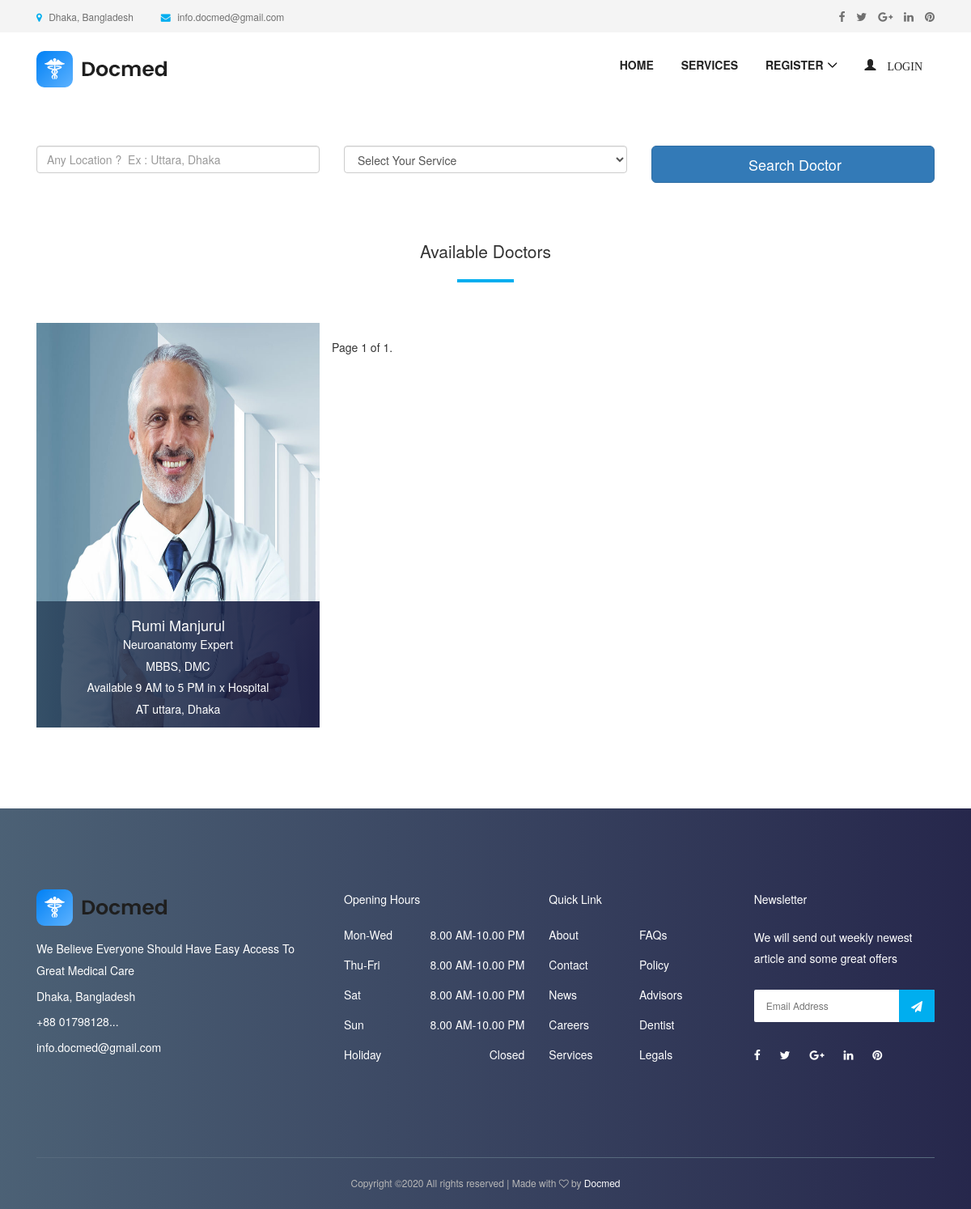
Before: / with the older database file.
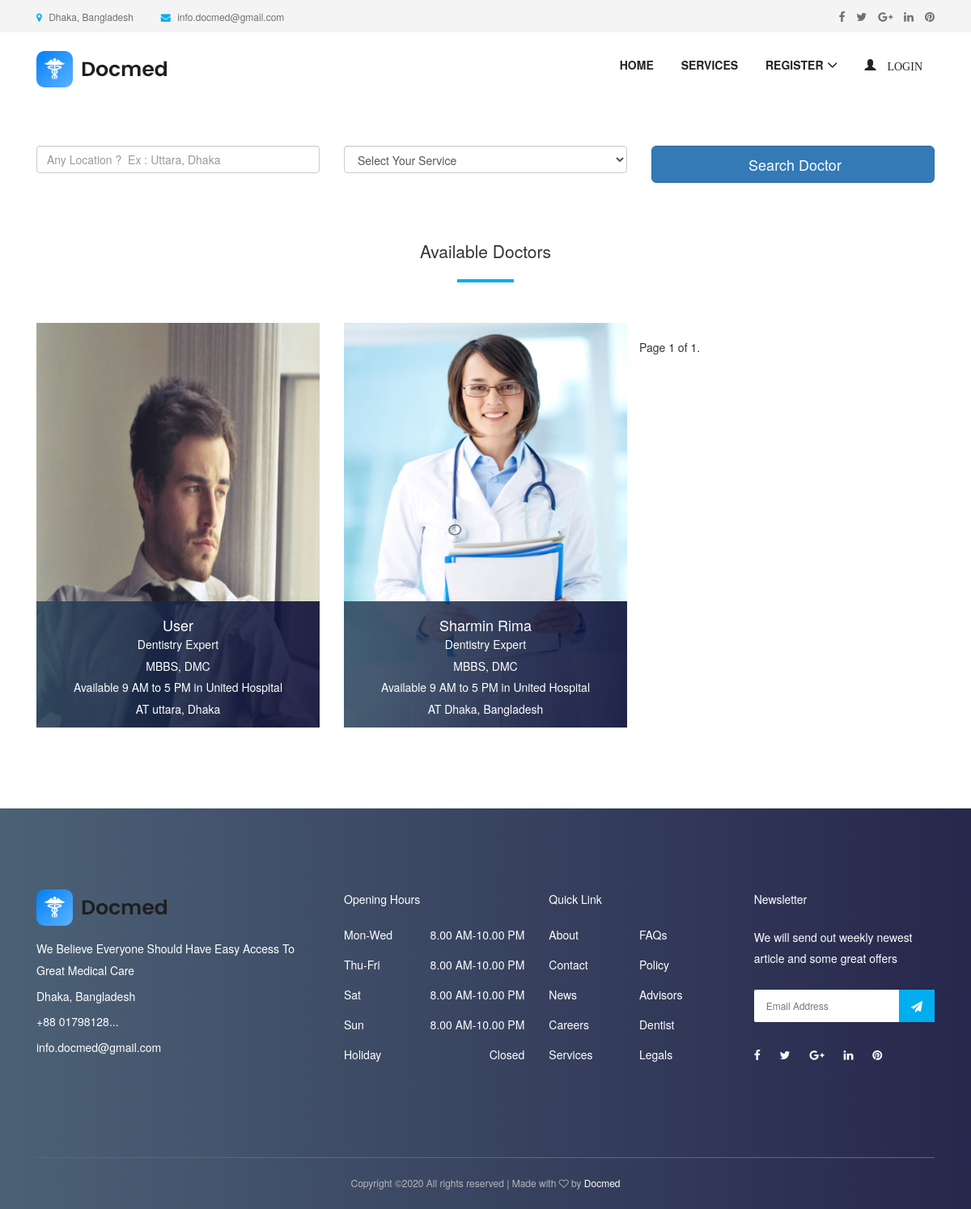
After: the same page with the newer database file.
### appointment/models.py (models this page shows, shortened)
class Appointment(models.Model):
    user = models.ForeignKey(User, on_delete=models.CASCADE)
    full_name = models.CharField(max_length=100)
    image = models.ImageField(null=True, blank=True)
    location = models.CharField(max_length=100)
    start_time = models.CharField(max_length=10)
    end_time = models.CharField(max_length=10)
    qualification_name = models.CharField(max_length=100)
    institute_name = models.CharField(max_length=100)
    hospital_name = models.CharField(max_length=100)
    department = models.CharField(choices=department, max_length=100)
    created_at = models.DateTimeField(default=timezone.now)

### appointment/views.py (the view)
# urls.py: path('', HomePageView.as_view(), name='home'),
class HomePageView(ListView):
    paginate_by = 9
    model = Appointment
    context_object_name = 'home'
    template_name = "home.html"
    def get_queryset(self):
        return self.model.objects.all().order_by('-id')

### templates/home.html (shortened to what this page needs)
{% extends 'base.html' %}
{% load static %}
{% block content %}
    <section class="dentist-area section-padding-50-0">
        <div class="container">
<form id="job-main-form" method="get" action="{% url 'appointment:search' %}" class="search-doctor-form">
                    <div class="row mb-5">
                        <div class="col-12 col-sm-6 col-md-6 col-lg-4 mb-4 mb-lg-0">
                            <input type="text" id="location" name="location"
                                   class="form-control form-control-lg" placeholder="Any Location ?  Ex : Uttara, Dhaka">
                        </div>
                        <div class="col-12 col-sm-6 col-md-6 col-lg-4 mb-4 mb-lg-0">
                            <select id="department" name="department"  class="form-control" >
                                <option style="display: none;" >Select Your Service</option>
                            </select>
                        </div>
                        <div class="col-12 col-sm-6 col-md-6 col-lg-4 mb-4 mb-lg-0">
                            <button type="submit" class="btn btn-primary btn-lg btn-block text-black btn-search">Search Doctor
                            </button>
                        </div>
                    </div>
                </form>
            <div class="row">
                <div class="col-12">
                    <div class="section-heading text-center">
                        <h3 class="lead">Available Doctors </h3>
                        <div class="line"></div>
                    </div>
                </div>
            </div>
            <div class="row">
                {% for apt in home %}
                    <div class="col-12 col-sm-6 col-md-4">
                        <div class="single-dentist-area mb-100">
                            <img style="height: 500px; width: 600px" src="{{ apt.image.url }}" alt="">
                            <div class="dentist-content">
                                <div class="dentist-info bg-gradient-overlay">
                                    {% if request.user.is_authenticated and request.user.role == 'patient' %}
                                        <h5>{{ apt.full_name }}</h5>
                                        <p>{{ apt.department }} Expert</p>
                                        <p>{{ apt.qualification_name }}, {{ apt.institute_name }}</p>
                                        <p>Available {{ apt.start_time }} to {{ apt.end_time }}
                                            in {{ apt.hospital_name }}</p>
                                        <p>
                                            AT {{ apt.location }} <i class="fa fa-th"></i>
                                            <a href="{% url 'appointment:take-appointment' apt.id %}"> Take
                                                Appointment</a>
                                        </p>
                                        {% else %}
                                         <h5>{{ apt.full_name }}</h5>
                                        <p>{{ apt.department }} Expert</p>
                                        <p>{{ apt.qualification_name }}, {{ apt.institute_name }}</p>
                                        <p>Available {{ apt.start_time }} to {{ apt.end_time }}
                                            in {{ apt.hospital_name }}</p>
                                        <p>
                                            AT {{ apt.location }} </p>
                                    {% endif %}
                                </div>
                            </div>
                        </div>
                    </div>
                {% endfor %}
                <div class="pagination">
    <span class="step-links">
        <span class="current">
            Page {{ page_obj.number }} of {{ page_obj.paginator.num_pages }}.
        </span>
    </span>
                </div>
            </div>
        </div>
    </section>
{% endblock %}

### templates/base.html (shortened to what this page needs)
{% load static %}
<!DOCTYPE html>
<html lang="en">
<head>
  <link rel="stylesheet" href="{% static 'style.css' %}">
<link rel="stylesheet" href="https://maxcdn.bootstrapcdn.com/bootstrap/3.3.7/css/bootstrap.min.css">
</head>
<body>
   {% include 'nav.html' %}
      {% block content %}
  {% endblock  %}
  <footer class="footer-area bg-img bg-gradient-overlay">
    <div class="container">
      <div class="row">
        <div class="col-12 col-sm-6 col-lg-4">
          <div class="single-footer-widget">
            <a href="./index.html" class="d-block mb-4"><img src="{% static 'img/logo1.png' %}" alt=""></a>
            <div class="footer-contact">
                 <p> We Believe Everyone Should Have Easy Access To Great Medical Care</p>
              <p> Dhaka, Bangladesh</p>
              <p> +88 01798128...</p>
              <p> info.docmed@gmail.com</p>
            </div>
          </div>
        </div>
        <div class="col-12 col-sm-6 col-lg">
          <div class="single-footer-widget">
            <h5 class="widget-title">Opening Hours</h5>
            <ul class="opening-hours">
              <li><span>Mon-Wed</span> <span>8.00 AM-10.00 PM</span></li>
              <li><span>Thu-Fri</span> <span>8.00 AM-10.00 PM</span></li>
              <li><span>Sat</span> <span>8.00 AM-10.00 PM</span></li>
              <li><span>Sun</span> <span>8.00 AM-10.00 PM</span></li>
              <li><span>Holiday</span> <span>Closed</span></li>
            </ul>
          </div>
        </div>
        <div class="col-12 col-sm-6 col-lg">
          <div class="single-footer-widget">
            <h5 class="widget-title">Quick Link</h5>
            <nav>
              <ul class="quick-links">
                <li><a href="#">About</a></li>
                <li><a href="#">FAQs</a></li>
                <li><a href="#">Contact</a></li>
                <li><a href="#">Policy</a></li>
                <li><a href="#">News</a></li>
                <li><a href="#">Advisors</a></li>
                <li><a href="#">Careers</a></li>
                <li><a href="#">Dentist</a></li>
                <li><a href="#">Services</a></li>
                <li><a href="#">Legals</a></li>
              </ul>
            </nav>
          </div>
        </div>
        <div class="col-12 col-sm-6 col-lg">
          <div class="single-footer-widget">
            <h5 class="widget-title">Newsletter</h5>
            <p>We will send out weekly newest article and some great offers</p>
            <div class="footer-newsletter-form">
              <form action="#" method="post">
                <input type="email" name="nl-email" value="" placeholder="Email Address">
                <button type="submit"><i class="fa fa-paper-plane" aria-hidden="true"></i></button>
              </form>
            </div>
            <div class="footer-social-info">
              <a href="#" data-toggle="tooltip" data-placement="top" title="Facebook"><i class="fa fa-facebook"></i></a>
              <a href="#" data-toggle="tooltip" data-placement="top" title="Twitter"><i class="fa fa-twitter"></i></a>
              <a href="#" data-toggle="tooltip" data-placement="top" title="Google Plus"><i class="fa fa-google-plus"></i></a>
              <a href="#" data-toggle="tooltip" data-placement="top" title="Linkedin"><i class="fa fa-linkedin"></i></a>
              <a href="#" data-toggle="tooltip" data-placement="top" title="Pinterest"><i class="fa fa-pinterest"></i></a>
            </div>
          </div>
        </div>
      </div>
    </div>
    <div class="container">
      <div class="row">
        <div class="col-12">
          <div class="copywrite-content">
            <p>
Copyright &copy;<script>document.write(new Date().getFullYear());</script> All rights reserved | Made with <i class="fa fa-heart-o" aria-hidden="true"></i> by <a href="https://docmed.com" target="_blank">Docmed</a>
</p>
          </div>
        </div>
      </div>
    </div>
  </footer>
</body>
</html>

### templates/nav.html (shortened to what this page needs)
{% load static %}
<header class="header-area">
    <div class="top-header-area">
        <div class="container h-100">
            <div class="row h-100 align-items-center">
                <div class="col-6 col-md-9 col-lg-8">
                    <div class="top-header-content">
                        <a href="#" data-toggle="tooltip" data-placement="bottom" title="Dhaka, Bangladesh"><i
                                class="fa fa-map-marker"></i> <span>Dhaka, Bangladesh</span></a>
                        <a href="#" data-toggle="tooltip" data-placement="bottom" title="info.docmed@gmail.com"><i
                                class="fa fa-envelope"></i> <span>info.docmed@gmail.com</span></a>
                    </div>
                </div>
                <div class="col-6 col-md-3 col-lg-4">
                    <div class="top-header-social-info text-right">
                        <a href="#" data-toggle="tooltip" data-placement="bottom" title="Facebook"><i
                                class="fa fa-facebook"></i></a>
                        <a href="#" data-toggle="tooltip" data-placement="bottom" title="Twitter"><i
                                class="fa fa-twitter"></i></a>
                        <a href="#" data-toggle="tooltip" data-placement="bottom" title="Google Plus"><i
                                class="fa fa-google-plus"></i></a>
                        <a href="#" data-toggle="tooltip" data-placement="bottom" title="Linkedin"><i
                                class="fa fa-linkedin"></i></a>
                        <a href="#" data-toggle="tooltip" data-placement="bottom" title="Pinterest"><i
                                class="fa fa-pinterest"></i></a>
                    </div>
                </div>
            </div>
        </div>
    </div>
    <div class="main-header-area">
        <div class="classy-nav-container breakpoint-off">
            <div class="container">
                <nav class="classy-navbar justify-content-between" id="dentoNav">
                    <a class="nav-brand" href="{% url 'appointment:home' %}"><img src="{% static 'img/logo1.png' %}" alt="">
                    </a>
                    <div class="classy-menu">
                        <div class="classynav">
                            <ul id="nav">
                                <li><a href="{% url 'appointment:home' %}">Home</a></li>
                                <li><a href="{% url 'appointment:service' %}">Services</a></li>
                                {% if request.user.is_authenticated and request.user.role == 'doctor' %}
                                    <li>
                                        <a href="">
                                            <span class="glyphicon glyphicon-user">
                                                    {{ request.user.first_name }}
                                            </span>
                                        </a>
                                        <ul class="dropdown">
                                            <li><a href="{% url 'accounts:doctor-profile-update'  %}"> EDIT PROFILE</a></li>
                                            <li><a href="{% url 'appointment:patient-list' %}"> PATIENTS</a></li>
                                            <li><a href="{% url 'appointment:doctor-appointment' %}">  APPOINTMENTS</a></li>
                                            <li><a href="{% url 'appointment:doctor-appointment-create' %}"> CREATE APPOINTMENT</a></li>
                                            <li><a href="{% url 'accounts:logout' %}"> LOGOUT</a></li>
                                        </ul>
                                    </li>
                              {% else %}
                                    <li><a href="#">Register</a>
                                    </li>
                                    <li>
                                        <a href="{% url 'accounts:login' %}">
                                            <span class="glyphicon glyphicon-user"> login</span>
                                        </a>
                                    </li>
                                {% endif %}
                            </ul>
                        </div>
                    </div>
                </nav>
            </div>
        </div>
    </div>
</header>

### static/css/default-assets/classy-nav.css (style rules this page uses)
body { font-family: "Roboto", sans-serif; }
ul { margin: 0; }
ul li { list-style: none; }
img { height: auto; max-width: 100%; }
.bg-img { background-position: center center; background-size: cover; background-repeat: no-repeat; }
.classy-nav-container { position: relative; z-index: 100; background-color: #ffffff; }
.classy-nav-container * { box-sizing: border-box; }
.classy-nav-container a { -webkit-transition-duration: 500ms; transition-duration: 500ms; text-decoration: none; outline: none; font-size: 14px; font-weight: 400; color: #232323; display: inline-block; }
.justify-content-between { -webkit-box-pack: justify; -ms-flex-pack: justify; justify-content: space-between; }
.classy-navbar { width: 100%; height: 70px; padding: 0.5em 2em; display: -webkit-box; display: -ms-flexbox; display: flex; -webkit-box-align: center; -ms-flex-align: center; -ms-grid-row-align: center; align-items: center; }
.classy-navbar .nav-brand { font-size: 26px; font-weight: 500; color: #565656; display: inline-block; margin-right: 30px; }
.classynav ul li { display: inline-block; clear: both; position: inherit; z-index: 10; }
.classynav ul li.cn-dropdown-item { position: relative; z-index: 10; }
.classynav ul li a { padding: 0 12px; display: block; height: 35px; font-size: 14px; line-height: 34px; }
.classynav ul li.megamenu-item>a:after, .classynav ul li.has-down>a:after { font-family: 'classyfonts'; content: "\e900"; font-size: 12px; color: #000000; padding-left: 5px; -webkit-transition-duration: 500ms; transition-duration: 500ms; }
.breakpoint-off .classynav { display: -webkit-box; display: -ms-flexbox; display: flex; -webkit-box-align: center; -ms-flex-align: center; -ms-grid-row-align: center; align-items: center; }

Changed rows visible on the page:
added Appointment: image (picture), full_name "User", department "Dentistry", qualification_name "MBBS", institute_name "DMC", start_time "9 AM", end_time "5 PM", hospital_name "United Hospital", location "uttara, Dhaka"
changed Appointment: image: a different picture; full_name "Rumi Manjurul" → "Sharmin Rima"; department "Neuroanatomy" → "Dentistry"; hospital_name "x Hospital" → "United Hospital"; location "uttara, Dhaka" → "Dhaka, Bangladesh"
